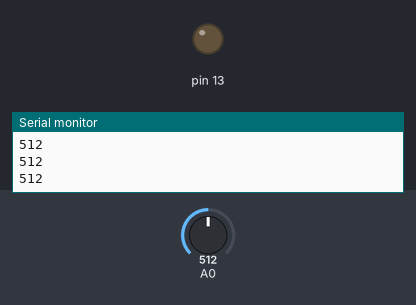
Bench run of a sketch on a simulated Arduino Uno, built with avr-gcc and run on an emulated ATmega328P. Parts: output pins drawn as LEDs (lit = HIGH), the last lines printed to the serial monitor. Inputs (shaded band) come from the test bench; at power-on: A0 = 512.

Above: at 1.2 s.
1.3 s: A0 set to 66
2.8 s: A0 set to 54
At 3.3 s:
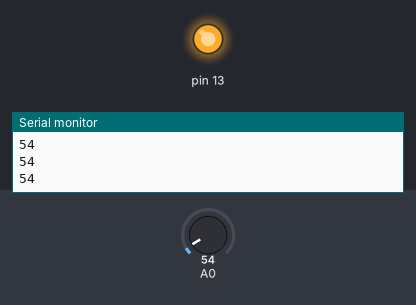
4.3 s: A0 set to 70
At 5.5 s:
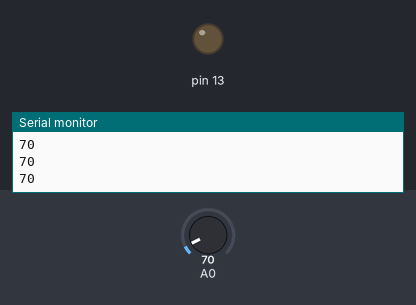
5.8 s: A0 set to 50
At 6.8 s:
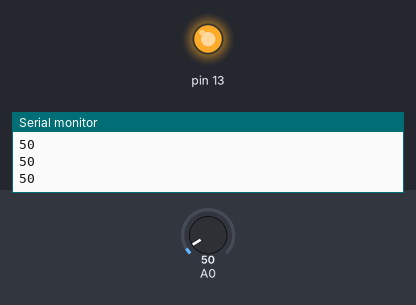
Timing chart, 0 to 8.3 s (numbered marks = the images above; inputs shaded):
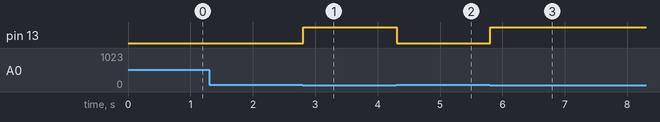

The sketch:

LDR_sensor.ino
```cpp
void setup() {
  // put your setup code here, to run once:
  Serial.begin(9600);
  pinMode(A0,INPUT);
  pinMode(13,OUTPUT);
}

void loop() {
  // put your main code here, to run repeatedly:
  int value;
  value=analogRead(A0);
  Serial.println(value);

  if(value<= 60)
  {
    digitalWrite(13,HIGH);
  }
  else
  {
    digitalWrite(13,LOW);
  }
}
```

Measured:
- the behaviour switches between 61 and 60 on A0 (found by bisection; images 0 and 1)
- after the input at 2.8 s, pin 13: LOW → HIGH at once
- after the input at 4.3 s, pin 13: HIGH → LOW at once
- after the input at 5.8 s, pin 13: LOW → HIGH at once
